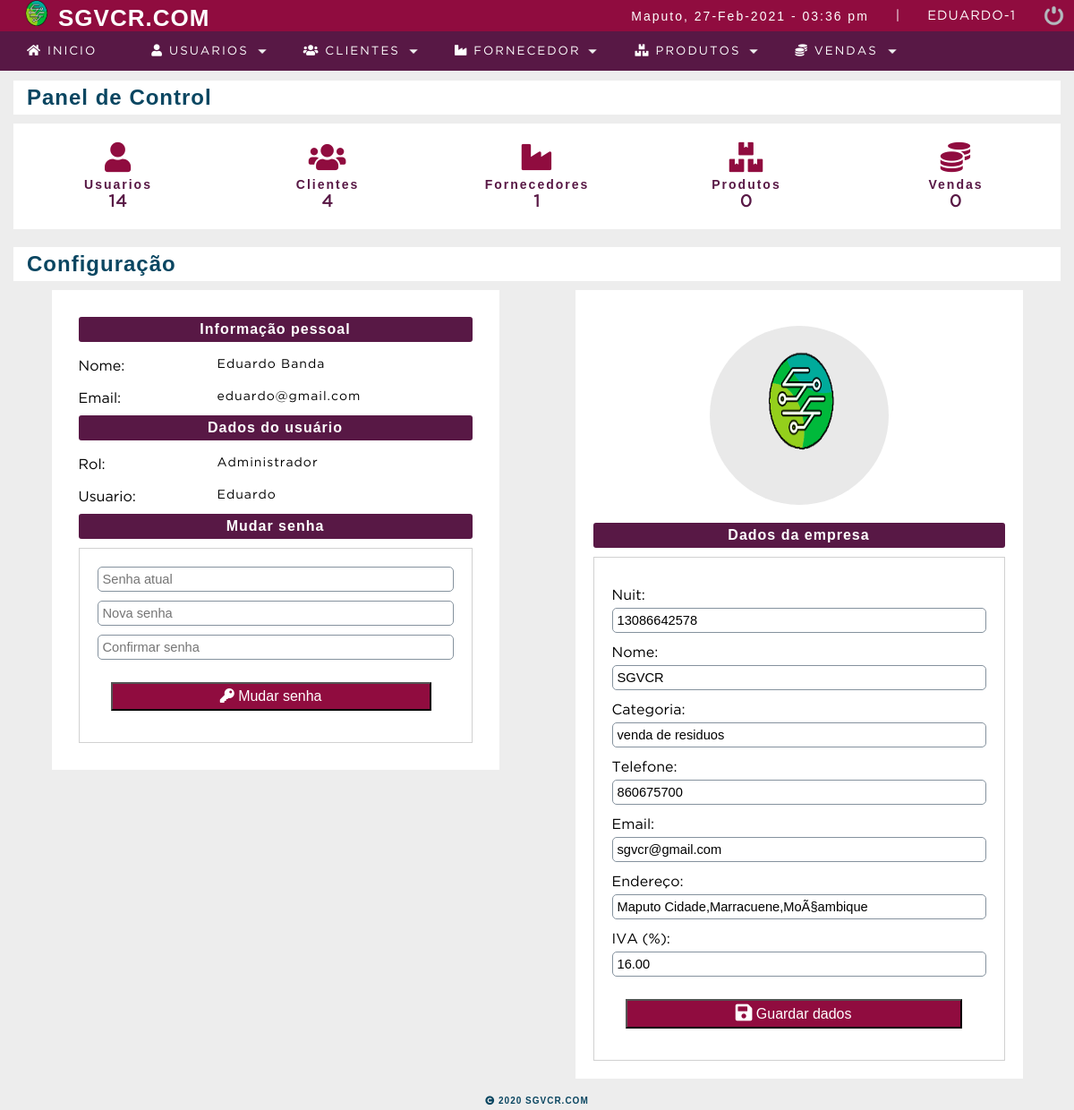
Page /sistema/ (signed in) on the committed database.
### tables this page shows
CREATE TABLE IF NOT EXISTS `configuracion` (
  `id` bigint(20) NOT NULL AUTO_INCREMENT,
  `rfc` varchar(13) NOT NULL,
  `nombre` varchar(100) NOT NULL,
  `razon_social` varchar(100) NOT NULL,
  `telefono` bigint(20) NOT NULL,
  `email` varchar(100) NOT NULL,
  `direccion` text NOT NULL,
  `iva` decimal(10,2) NOT NULL,
  PRIMARY KEY (`id`)
);

### sistema/index.php (the view, shortened to what this page needs)
<!DOCTYPE html>
<html lang="en">
<head>
	<?php include "includes/scripts.php"; ?>
</head>
<body>
<?php
include "includes/header.php";
include "../conn.php";
	$rfc = '';
	$nomEmpresa = '';
	$razonSocial = '';
	$telEmpresa = '';
	$emailEmpresa = '';
	$dirEmpresa = '';
	$iva = '';
	$query_empresa = mysqli_query($conn,"SELECT * FROM configuracion");
	$row_empresa = mysqli_num_rows($query_empresa);
	if($row_empresa > 0){
		while ($arrInfoEmpresa = mysqli_fetch_assoc($query_empresa)){
			$rfc = $arrInfoEmpresa['rfc'];
			$nomEmpresa = $arrInfoEmpresa['nombre'];
			$razonSocial = $arrInfoEmpresa['razon_social'];
			$telEmpresa = $arrInfoEmpresa['telefono'];
			$emailEmpresa = $arrInfoEmpresa['email'];
			$dirEmpresa = $arrInfoEmpresa['direccion'];
			$iva = $arrInfoEmpresa['iva'];
		}
	}
$query_dash = mysqli_query($conn,"CALL dataDashboard();");
$result_dash = mysqli_num_rows($query_dash);
if($result_dash > 0){
	$data_dash = mysqli_fetch_assoc($query_dash);
}
?>
	<section id="container">
		<div class="divContainer">
			<div>
				<h1 class="titlePanelControl">Panel de Control</h1>
			</div>
			<div class="dashboard">
				<?php if($_SESSION['rol'] == 1 || $_SESSION['rol'] == 2)
				{ ?>
				<a href="lista_usuario.php">
				<i class="fa fa-user"></i>
					<p>
						<strong>Usuarios</strong><br>
						<span><?= $data_dash['usuarios']; ?></span>
					</p>
				</a>
				<?php } ?>
				<a href="lista_cliente.php">
				<i class="fas fa-users"></i>
					<p>
						<strong>Clientes</strong><br>
						<span><?= $data_dash['clientes']; ?></span>
					</p>
				</a>
				<?php if($_SESSION['rol'] == 1 || $_SESSION['rol'] == 2)
				{ ?>
				<a href="lista_fornecedor.php">
				<i class="fas fa-industry"></i>
					<p>
						<strong>Fornecedores</strong><br>
						<span><?= $data_dash['proveedores']; ?></span>
					</p>
				</a>
				<?php } ?>
				<a href="lista_produto.php">
				<i class="fas fa-boxes"></i>
					<p>
						<strong>Produtos</strong><br>
						<span><?= $data_dash['productos']; ?></span>
					</p>
				</a>
				<a href="vendas.php">
				<i class="fas fa-coins"></i>
					<p>
						<strong>Vendas</strong><br>
						<span><?= $data_dash['ventas']; ?></span>
					</p>
				</a>
			</div>
		</div>
		<div class="divInfoSistema">
			<div>
				<h1 class="titlePanelControl">Configuração</h1>
			</div>
			<div class="containerPerfil">
				<div class="containerDataUser">
					<div class="divDataUser">
						<h4>Informação pessoal</h4>
						<div>
							<label>Nome:</label><span><?= $_SESSION['nombre']; ?></span>
						</div>
						<div>
							<label>Email:</label><span><?= $_SESSION['email']; ?></span>
						</div>
						<h4>Dados do usuário</h4>
						<div>
							<label>Rol:</label><span><?= $_SESSION['rol_name']; ?></span>
						</div>
						<div>
							<label>Usuario:</label><span><?= $_SESSION['user']; ?></span>
						</div>
						<h4>Mudar senha</h4>
						<form action="" method="post" name="frmChangePass" id="frmChangePass">
							<div>
								<input type="password" name="txtPassUser" id="txtPassUser"
								placeholder="Senha atual" required>
							</div>
							<div>
								<input class="newPass" type="password" name="txtNewPassUser" id="txtNewPassUser"
								placeholder="Nova senha" required>
							</div>
							<div>
								<input class="newPass" type="password" name="txtPassConfirm" id="txtPassConfirm"
								placeholder="Confirmar senha" required>
							</div>
							<div>
								<button type="submit" class="btn_save btnChangePass"><i class="fas fa-key"></i> Mudar senha</button>
							</div>
						</form>
					</div>
				</div>
				<?php if($_SESSION['rol'] == 1){ ?>
				<div class="containerDataEmpresa">
				<div class="logoEmpresa">
					<img src="img/logoEmp.png">
					</div>
					<h4>Dados da empresa</h4>
					<form action="" method="post" name="frmEmpresa" id="frmEmpresa">
							<div>
								<label>Nuit:</label><input type="text" name="txtRfc" id="txtRfc"
								placeholder="Nuit da empresa" value="<?= $rfc; ?>" required>
							</div>
							<div>
								<label>Nome:</label><input type="text" name="txtNombre" id="txtNombre"
								placeholder="Nome da empresa" value="<?= $nomEmpresa; ?>" required>
							</div>
							<div>
								<label>Categoria:</label><input type="text" name="txtRSocial" id="txtRSocial"
								placeholder="Razão social" value="<?= $razonSocial; ?>">
							</div>
							<div>
								<label>Telefone:</label><input type="text" name="txtTelEmpresa" id="txtTelEmpresa"
								placeholder="Número de telefone" value="<?= $telEmpresa; ?>" required>
							</div>
							<div>
								<label>Email:</label><input type="email" name="txtEmailEmpresa" id="txtEmailEmpresa"
								placeholder="Email" value="<?= $emailEmpresa; ?>" required>
							</div>
							<div>
								<label>Endereço:</label><input type="text" name="txtDirEmpresa" id="txtDirEmpresa"
								placeholder="Direção da empresa" value="<?= $dirEmpresa; ?>" required>
							</div>
							<div>
								<label>IVA (%):</label><input type="text" name="txtIva" id="txtIva"
								placeholder="Imposto sobre o Valor Agregado (IVA)" value="<?= $iva; ?>" required>
							</div>
							<div>
								<button type="submit" class="btn_save btnChangePass"><i class="fas fa-save fa-lg"></i> Guardar dados</button>
							</div>
					</form>
				</div>
				<?php } ?>
			</div>
		</div>
	</section>
	<?php include "includes/footer.php"; ?>
</body>
</html>

### sistema/css/styles.css (style rules this page uses)
* { margin: 0; padding: 0; box-sizing: border-box; }
body { background: #ededed; }
h1, h2, h3, h4, h5, h6 { font-family: 'arial'; font-weight: bold; letter-spacing: 1px; }
h1 { font-size: 26px; }
h4 { font-size: 16px; }
p { font-family: 'arial'; letter-spacing: 2px; font-size: 14px; line-height: 20px; }
a { text-decoration: none; font-family: arial; letter-spacing: 1px; }
span { font-family: 'GothamBook'; letter-spacing: 1px; font-size: 14px; line-height: 20px; }
#container { padding: 90px 15px 15px; }
form { background: #FFF; margin: auto; padding: 20px 50px; border: 1px solid #d1d1d1; }
label { display: block; font-size: 12pt; font-family: "GothamBook"; margin: 15px auto 5px auto; }
input,select { display: block; width: 100%; font-size: 11pt; padding: 5px; border: 1px solid #85929e; border-radius: 5px; }
.btn_save { font-size: 12pt; background: #eaa22f; padding: 5px 5px; color: #FFF; margin: 15px; display: inline-block; cursor: pointer; }
#container h1 { font-size: 35px; display: inline-block; }
.titlePanelControl { width: 100%; background: #fff; padding: 5px 15px; margin-bottom: 10px; font-size: 18pt !important; color: #0a4661; }
.divContainer { margin-bottom: 20px; }
.dashboard { display: -webkit-flex; display: -moz-flex; display: -ms-flex; display: -o-flex; display: flex; justify-content: space-around; width: 100%; margin: auto; }
.dashboard a { color: #900C3F; width: calc(100% / 5); padding: 20px; background-color: #fff; font-size: 25pt; text-align: center; }
.dashboard p { color: #581845; }
.dashboard a span { font-weight: bold; font-size: 14pt; }
.containerPerfil { display: -webkit-flex; display: -moz-flex; display: -ms-flex; display: -o-flex; display: flex; justify-content: space-around; align-items: flex-start; flex-wrap: wrap; }
.containerDataUser , .containerDataEmpresa { width: 500px; background-color: #fff; padding: 20px; }
.logoUser, .logoEmpresa { display: -webkit-flex; display: -moz-flex; display: -ms-flex; display: -o-flex; display: flex; justify-content: center; align-items: center; width: 200px; height: 200px; border-radius: 100%; margin: 20px auto; padding: 25px; background: #e9e9e9; }
.logoUser img, .logoEmpresa img { width: 100%; height: 100%; }
.divDataUser { padding: 10px; margin: auto; }
.divInfoSistema h4 { background: #581845; padding: 5px 10px; color: #FFF; border-radius: 3px; text-align: center; margin-bottom: 10px; }
.divDataUser > div { display: -webkit-flex; display: -moz-flex; display: -ms-flex; display: -o-flex; display: flex; }
.divDataUser label { width: 150px; margin: 0; margin-bottom: 10px; margin-top: 10px; }
.divDataUser span { padding: 5px; }
.divInfoSistema form { padding: 20px; }
.divInfoSistema input { margin-bottom: 10px; }
.divInfoSistema button { width: 90%; background-color:#900C3F; }

### rows in the picture
configuracion: txtRfc "13086642578", txtNombre "SGVCR", txtRSocial "venda de residuos", txtTelEmpresa "860675700", txtEmailEmpresa "sgvcr@gmail.com", txtDirEmpresa "Maputo Cidade,Marracuene,MoÃ§ambique", txtIva "16.00"

### other values in the picture
$_SESSION['user'] "EDUARDO"
$_SESSION['rol'] "1"
$data_dash['usuarios'] "14"
$data_dash['clientes'] "4"
$data_dash['proveedores'] "1"
$data_dash['productos'] "0"
$data_dash['ventas'] "0"
$_SESSION['nombre'] "Eduardo Banda"
$_SESSION['email'] "eduardo@gmail.com"
$_SESSION['rol_name'] "Administrador"
$_SESSION['user'] "Eduardo"
